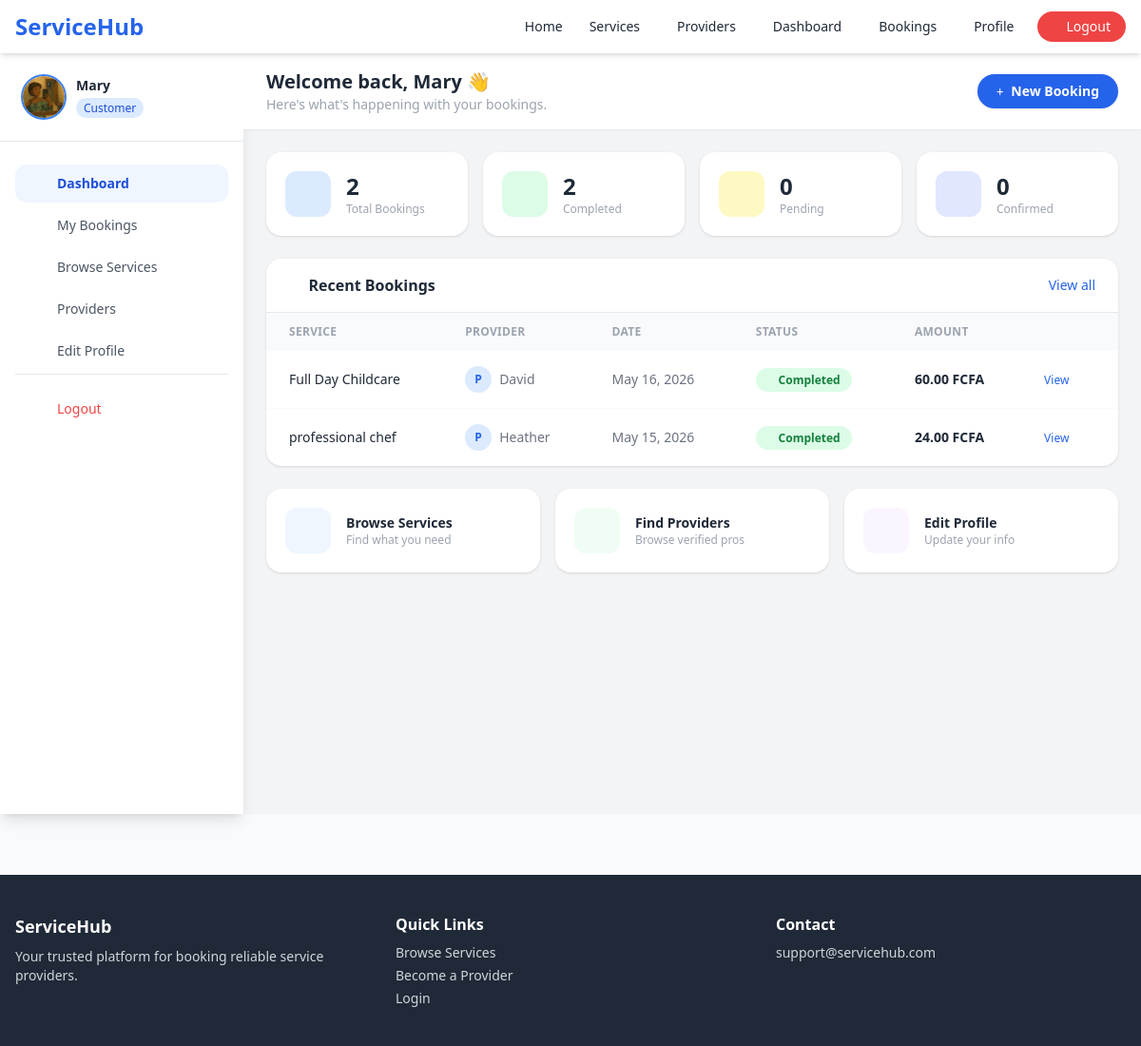
Page /dashboard/ (signed in) on the committed database.
### accounts/models.py (models this page shows, shortened)
class User(AbstractUser):
    ROLE_CUSTOMER = 'customer'
    ROLE_PROVIDER = 'provider'
    ROLE_ADMIN = 'admin'
    ROLE_CHOICES = [
        (ROLE_CUSTOMER, 'Customer'),
        (ROLE_PROVIDER, 'Service Provider'),
        (ROLE_ADMIN, 'Admin'),
    ]
    email = models.EmailField(unique=True)
    role = models.CharField(max_length=20, choices=ROLE_CHOICES, default=ROLE_CUSTOMER)
    phone = models.CharField(max_length=20, blank=True)
    profile_picture = models.ImageField(upload_to='profiles/', blank=True, null=True)
    address = models.TextField(blank=True)
    created_at = models.DateTimeField(auto_now_add=True)
    USERNAME_FIELD = 'email'
    REQUIRED_FIELDS = ['username']
    def is_customer(self):
        return self.role == self.ROLE_CUSTOMER

class ProviderProfile(models.Model):
    STATUS_PENDING = 'pending'
    STATUS_APPROVED = 'approved'
    STATUS_REJECTED = 'rejected'
    STATUS_CHOICES = [
        (STATUS_PENDING, 'Pending'),
        (STATUS_APPROVED, 'Approved'),
        (STATUS_REJECTED, 'Rejected'),
    ]
    user = models.OneToOneField(User, on_delete=models.CASCADE, related_name='provider_profile')
    bio = models.TextField(blank=True)
    id_document = models.FileField(upload_to='documents/', blank=True, null=True)
    service_area = models.CharField(max_length=200, blank=True)
    years_experience = models.PositiveIntegerField(default=0)
    hourly_rate = models.DecimalField(max_digits=8, decimal_places=2, default=0)
    is_available = models.BooleanField(default=True)
    status = models.CharField(max_length=20, choices=STATUS_CHOICES, default=STATUS_PENDING)
    rating = models.DecimalField(max_digits=3, decimal_places=2, default=0.00)
    total_jobs = models.PositiveIntegerField(default=0)
    created_at = models.DateTimeField(auto_now_add=True)

### bookings/models.py (models this page shows, shortened)
class Booking(models.Model):
    STATUS_PENDING = 'pending'
    STATUS_CONFIRMED = 'confirmed'
    STATUS_IN_PROGRESS = 'in_progress'
    STATUS_COMPLETED = 'completed'
    STATUS_CANCELLED = 'cancelled'
    STATUS_CHOICES = [
        (STATUS_PENDING, 'Pending'),
        (STATUS_CONFIRMED, 'Confirmed'),
        (STATUS_IN_PROGRESS, 'In Progress'),
        (STATUS_COMPLETED, 'Completed'),
        (STATUS_CANCELLED, 'Cancelled'),
    ]
    customer = models.ForeignKey(User, on_delete=models.CASCADE, related_name='bookings')
    provider = models.ForeignKey(ProviderProfile, on_delete=models.CASCADE, related_name='bookings')
    service = models.ForeignKey(Service, on_delete=models.CASCADE, related_name='bookings')
    booking_date = models.DateField()
    booking_time = models.TimeField()
    location = models.TextField()
    status = models.CharField(max_length=20, choices=STATUS_CHOICES, default=STATUS_PENDING)
    total_price = models.DecimalField(max_digits=10, decimal_places=2)
    notes = models.TextField(blank=True)
    created_at = models.DateTimeField(auto_now_add=True)
    updated_at = models.DateTimeField(auto_now=True)
    class Meta:
        ordering = ['-created_at']

### services/models.py (models this page shows, shortened)
class Service(models.Model):
    category = models.ForeignKey(ServiceCategory, on_delete=models.CASCADE, related_name='services')
    provider = models.ForeignKey(ProviderProfile, on_delete=models.CASCADE, related_name='services')
    title = models.CharField(max_length=200)
    description = models.TextField()
    price = models.DecimalField(max_digits=10, decimal_places=2)
    price_type = models.CharField(max_length=20, choices=[
        ('fixed', 'Fixed Price'),
        ('hourly', 'Per Hour'),
        ('daily', 'Per Day'),
    ], default='fixed')
    duration_hours = models.PositiveIntegerField(default=1, help_text='Estimated duration in hours')
    is_active = models.BooleanField(default=True)
    created_at = models.DateTimeField(auto_now_add=True)

### accounts/views.py (the view, shortened to what this page needs)
# urls.py: path('dashboard/', views.dashboard, name='dashboard'),
@login_required
def dashboard(request):
    user = request.user
    if user.is_customer():
        from bookings.models import Booking as B
        total = B.objects.filter(customer=user).count()
        completed = B.objects.filter(customer=user, status='completed').count()
        pending = B.objects.filter(customer=user, status='pending').count()
        confirmed = B.objects.filter(customer=user, status='confirmed').count()
        bookings = B.objects.filter(customer=user).order_by('-created_at')[:6]
        return render(request, 'accounts/dashboard_customer.html', {
            'bookings': bookings,
            'total': total,
            'completed': completed,
            'pending': pending,
            'confirmed': confirmed,
        })
    else:
        return redirect('admin_dashboard')

### templates/accounts/dashboard_customer.html (shortened to what this page needs)
{% extends 'base.html' %}
{% load static %}
{% block content %}
<div class="flex min-h-screen bg-gray-100">
    <aside class="w-64 bg-white shadow-lg flex-shrink-0 hidden md:flex flex-col">
        <div class="px-6 py-6 border-b">
            <div class="flex items-center gap-3">
                {% if user.profile_picture %}
                    <img src="{{ user.profile_picture.url }}" class="w-11 h-11 rounded-full object-cover ring-2 ring-blue-500">
                {% else %}
                    <div class="w-11 h-11 rounded-full bg-blue-600 flex items-center justify-center text-white font-bold text-lg">
                        {{ user.first_name|first|upper|default:user.email|first|upper }}
                    </div>
                {% endif %}
                <div>
                    <p class="font-semibold text-gray-800 text-sm">{{ user.get_full_name|default:user.username }}</p>
                    <span class="text-xs bg-blue-100 text-blue-700 px-2 py-0.5 rounded-full">Customer</span>
                </div>
            </div>
        </div>
        <nav class="flex-1 px-4 py-6 space-y-1 text-sm font-medium">
            <a href="{% url 'dashboard' %}" class="flex items-center gap-3 px-4 py-2.5 rounded-xl bg-blue-50 text-blue-700 font-semibold">
                <i class="fa-solid fa-gauge w-4"></i> Dashboard
            </a>
            <a href="{% url 'my_bookings' %}" class="flex items-center gap-3 px-4 py-2.5 rounded-xl text-gray-600 hover:bg-gray-50 hover:text-blue-600 transition">
                <i class="fa-solid fa-calendar-check w-4"></i> My Bookings
            </a>
            <a href="{% url 'category_list' %}" class="flex items-center gap-3 px-4 py-2.5 rounded-xl text-gray-600 hover:bg-gray-50 hover:text-blue-600 transition">
                 Browse Services
            </a>
            <a href="{% url 'provider_list' %}" class="flex items-center gap-3 px-4 py-2.5 rounded-xl text-gray-600 hover:bg-gray-50 hover:text-blue-600 transition">
                <i class="fa-solid fa-users w-4"></i> Providers
            </a>
            <a href="{% url 'profile' %}" class="flex items-center gap-3 px-4 py-2.5 rounded-xl text-gray-600 hover:bg-gray-50 hover:text-blue-600 transition">
                <i class="fa-solid fa-user-pen w-4"></i> Edit Profile
            </a>
            <div class="pt-4 border-t mt-4">
                <a href="{% url 'logout' %}" class="flex items-center gap-3 px-4 py-2.5 rounded-xl text-red-500 hover:bg-red-50 transition">
                    <i class="fa-solid fa-right-from-bracket w-4"></i> Logout
                </a>
            </div>
        </nav>
    </aside>
    <div class="flex-1 flex flex-col overflow-hidden">
        <header class="bg-white shadow-sm px-6 py-4 flex items-center justify-between">
            <div>
                <h1 class="text-xl font-bold text-gray-800">Welcome back, {{ user.first_name|default:user.username }} <span class="wave">👋</span></h1>
                <p class="text-gray-400 text-sm">Here's what's happening with your bookings.</p>
            </div>
            <a href="{% url 'category_list' %}" class="bg-blue-600 text-white px-5 py-2 rounded-full text-sm font-semibold hover:bg-blue-700 transition shadow">
                <i class="fa-solid fa-plus mr-1"></i> New Booking
            </a>
        </header>
        <main class="flex-1 overflow-y-auto p-6 space-y-6">
            <div class="grid grid-cols-2 lg:grid-cols-4 gap-4">
                <div class="bg-white rounded-2xl shadow p-5 flex items-center gap-4">
                    <div class="w-12 h-12 bg-blue-100 rounded-xl flex items-center justify-center">
                        <i class="fa-solid fa-calendar-days text-blue-600 text-xl"></i>
                    </div>
                    <div>
                        <p class="text-2xl font-bold text-gray-800">{{ total }}</p>
                        <p class="text-xs text-gray-400">Total Bookings</p>
                    </div>
                </div>
                <div class="bg-white rounded-2xl shadow p-5 flex items-center gap-4">
                    <div class="w-12 h-12 bg-green-100 rounded-xl flex items-center justify-center">
                        <i class="fa-solid fa-circle-check text-green-600 text-xl"></i>
                    </div>
                    <div>
                        <p class="text-2xl font-bold text-gray-800">{{ completed }}</p>
                        <p class="text-xs text-gray-400">Completed</p>
                    </div>
                </div>
                <div class="bg-white rounded-2xl shadow p-5 flex items-center gap-4">
                    <div class="w-12 h-12 bg-yellow-100 rounded-xl flex items-center justify-center">
                        <i class="fa-solid fa-clock text-yellow-500 text-xl"></i>
                    </div>
                    <div>
                        <p class="text-2xl font-bold text-gray-800">{{ pending }}</p>
                        <p class="text-xs text-gray-400">Pending</p>
                    </div>
                </div>
                <div class="bg-white rounded-2xl shadow p-5 flex items-center gap-4">
                    <div class="w-12 h-12 bg-indigo-100 rounded-xl flex items-center justify-center">
                        <i class="fa-solid fa-thumbs-up text-indigo-600 text-xl"></i>
                    </div>
                    <div>
                        <p class="text-2xl font-bold text-gray-800">{{ confirmed }}</p>
                        <p class="text-xs text-gray-400">Confirmed</p>
                    </div>
                </div>
            </div>
            <div class="bg-white rounded-2xl shadow">
                <div class="flex items-center justify-between px-6 py-4 border-b">
                    <h2 class="font-bold text-gray-800 text-base"><i class="fa-solid fa-clock-rotate-left mr-2 text-blue-500"></i>Recent Bookings</h2>
                    <a href="{% url 'my_bookings' %}" class="text-blue-600 text-sm font-medium hover:underline">View all</a>
                </div>
                {% if bookings %}
                <div class="overflow-x-auto">
                    <table class="w-full text-sm">
                        <thead>
                            <tr class="bg-gray-50 text-gray-400 text-xs uppercase tracking-wide">
                                <th class="text-left px-6 py-3">Service</th>
                                <th class="text-left px-6 py-3">Provider</th>
                                <th class="text-left px-6 py-3">Date</th>
                                <th class="text-left px-6 py-3">Status</th>
                                <th class="text-left px-6 py-3">Amount</th>
                                <th class="text-left px-6 py-3"></th>
                            </tr>
                        </thead>
                        <tbody class="divide-y divide-gray-50">
                            {% for booking in bookings %}
                            <tr class="hover:bg-gray-50 transition">
                                <td class="px-6 py-4 font-medium text-gray-800">{{ booking.service.title }}</td>
                                <td class="px-6 py-4 text-gray-500">
                                    <div class="flex items-center gap-2">
                                        <div class="w-7 h-7 rounded-full bg-blue-100 flex items-center justify-center text-blue-600 text-xs font-bold">
                                            {{ booking.provider.user.first_name|first|upper|default:"P" }}
                                        </div>
                                        {{ booking.provider.user.get_full_name|default:booking.provider.user.username }}
                                    </div>
                                </td>
                                <td class="px-6 py-4 text-gray-500">{{ booking.booking_date }}</td>
                                <td class="px-6 py-4">
                                    <span class="px-3 py-1 rounded-full text-xs font-semibold
                                        {% if booking.status == 'completed' %}bg-green-100 text-green-700
                                        {% elif booking.status == 'confirmed' %}bg-blue-100 text-blue-700
                                        {% elif booking.status == 'in_progress' %}bg-purple-100 text-purple-700
                                        {% elif booking.status == 'cancelled' %}bg-red-100 text-red-700
                                        {% else %}bg-yellow-100 text-yellow-700{% endif %}">
                                        <i class="fa-solid fa-circle text-[6px] mr-1 align-middle"></i>
                                        {{ booking.get_status_display }}
                                    </span>
                                </td>
                                <td class="px-6 py-4 font-semibold text-gray-800">{{ booking.total_price }} FCFA</td>
                                <td class="px-6 py-4">
                                    <a href="{% url 'booking_detail' booking.pk %}" class="text-blue-600 hover:text-blue-800 text-xs font-medium">
                                        View <i class="fa-solid fa-arrow-right ml-1"></i>
                                    </a>
                                </td>
                            </tr>
                            {% endfor %}
                        </tbody>
                    </table>
                </div>
                {% endif %}
            </div>
            <div class="grid grid-cols-1 sm:grid-cols-3 gap-4">
                <a href="{% url 'category_list' %}" class="bg-white rounded-2xl shadow p-5 flex items-center gap-4 hover:shadow-md transition group">
                    <div class="w-12 h-12 bg-blue-50 rounded-xl flex items-center justify-center group-hover:bg-blue-100 transition">
                        <i class="fa-solid fa-magnifying-glass text-blue-600 text-xl"></i>
                    </div>
                    <div>
                        <p class="font-semibold text-gray-800 text-sm">Browse Services</p>
                        <p class="text-gray-400 text-xs">Find what you need</p>
                    </div>
                    <i class="fa-solid fa-chevron-right text-gray-300 ml-auto"></i>
                </a>
                <a href="{% url 'provider_list' %}" class="bg-white rounded-2xl shadow p-5 flex items-center gap-4 hover:shadow-md transition group">
                    <div class="w-12 h-12 bg-green-50 rounded-xl flex items-center justify-center group-hover:bg-green-100 transition">
                        <i class="fa-solid fa-users text-green-600 text-xl"></i>
                    </div>
                    <div>
                        <p class="font-semibold text-gray-800 text-sm">Find Providers</p>
                        <p class="text-gray-400 text-xs">Browse verified pros</p>
                    </div>
                    <i class="fa-solid fa-chevron-right text-gray-300 ml-auto"></i>
                </a>
                <a href="{% url 'profile' %}" class="bg-white rounded-2xl shadow p-5 flex items-center gap-4 hover:shadow-md transition group">
                    <div class="w-12 h-12 bg-purple-50 rounded-xl flex items-center justify-center group-hover:bg-purple-100 transition">
                        <i class="fa-solid fa-user-pen text-purple-600 text-xl"></i>
                    </div>
                    <div>
                        <p class="font-semibold text-gray-800 text-sm">Edit Profile</p>
                        <p class="text-gray-400 text-xs">Update your info</p>
                    </div>
                    <i class="fa-solid fa-chevron-right text-gray-300 ml-auto"></i>
                </a>
            </div>
        </main>
    </div>
</div>
{% endblock %}

### rows in the picture
User: profile_picture (picture), get_full_name "Mary", first_name "Mary"
Booking: service "Full Day Childcare", provider.user.first_name|first "P", provider.user.get_full_name "David", booking_date "May 16, 2026", status "Completed", total_price "60.00"
Booking: service "professional chef", provider.user.first_name|first "P", provider.user.get_full_name "Heather", booking_date "May 15, 2026", status "Completed", total_price "24.00"

### other values in the picture
{{ total }} "2"
{{ completed }} "2"
{{ pending }} "0"
{{ confirmed }} "0"
